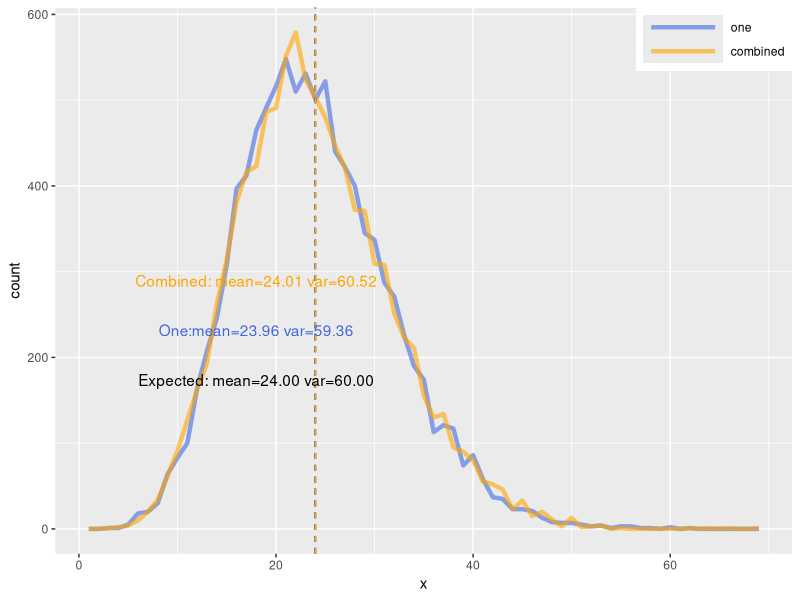
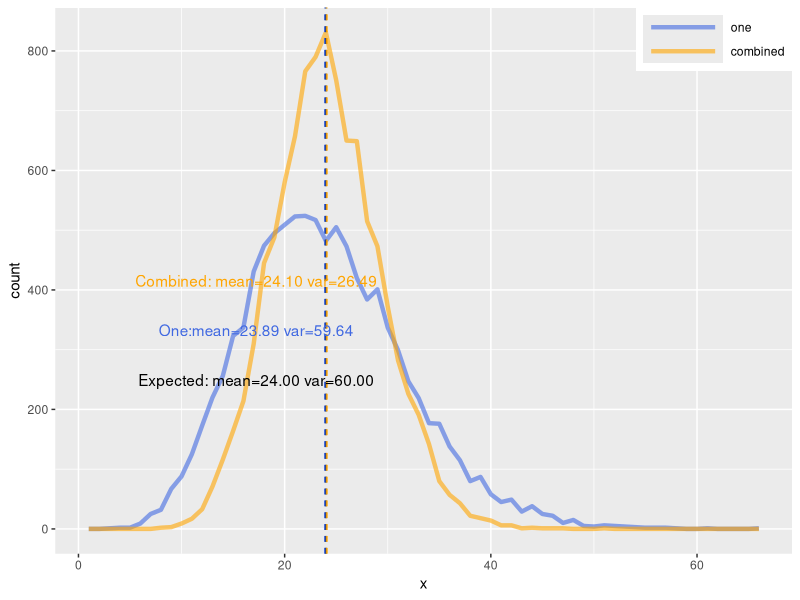
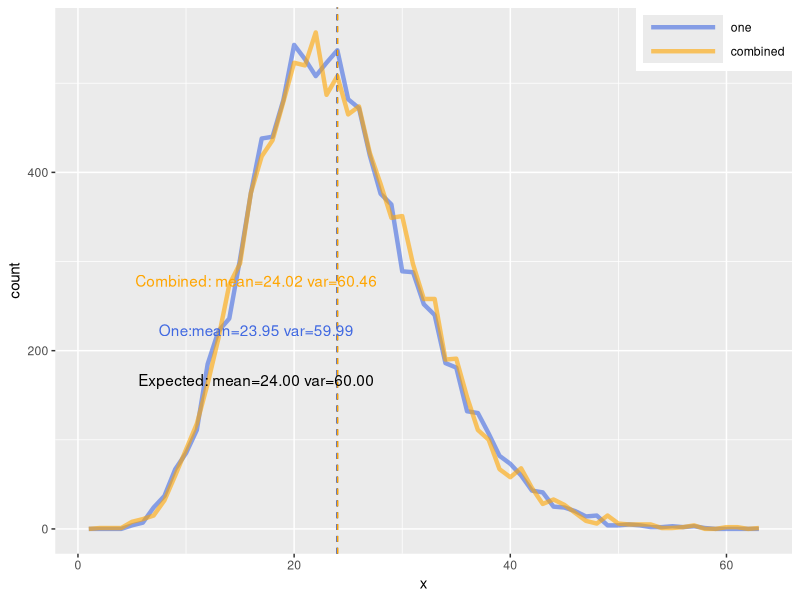
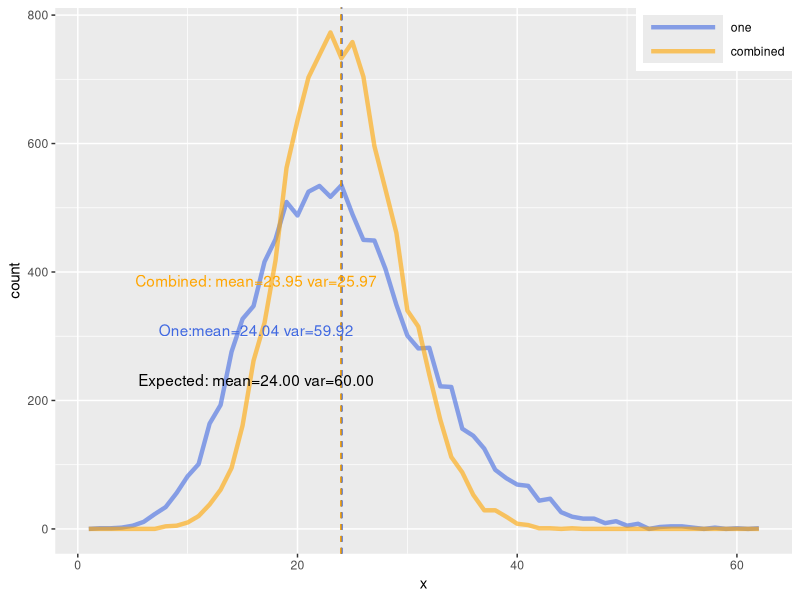

Reproduce these figures in R, in order.
## ---- chunk 1
knitr::opts_chunk$set(fig.pos = 'H')
## ---- chunk 2
library(ggplot2)
library(tibble)
library(data.table)
library(purrr)
library(reshape2)
library(stringr)

## Cited from
## https://keachmurakami.github.io/2016/10/04/Eqnknitr.html
EqnNum_count <- 0
head <- "式"

EqnNum <- function(head){
    EqnNum_count <<- EqnNum_count + 1
    return(paste0(head, EqnNum_count))
}

## https://stackoverflow.com/questions/38861041/knitr-rmarkdown-latex-how-to-cross-reference-figures-and-tables
## ---- chunk 3
scale_negative_binomial <- function(n_sample, nb_size, nb_prob, divider, is_size_divided) {
    if (is_size_divided) {
        rowSums(replicate(divider, rnbinom(n=n_sample, size=nb_size/divider, prob=nb_prob)))
    } else {
        ## Convert a prob of negative binomial distributions
        ## to a theta of Gamma (of not NB) distributions
        ## theta : scale parameter, beta : rate parameter of Gamma distributions
        theta_gamma <- (1 - nb_prob) / nb_prob
        scaled_prob <- 1 / (1 + theta_gamma / divider)
        rowSums(replicate(divider, rnbinom(n=n_sample, size=nb_size, prob=scaled_prob)))
    }
}

scale_gamma_poisson <- function(n_sample, nb_size, nb_prob, divider, is_size_divided) {
    gamma_shape <- nb_size
    gamma_rate <- nb_prob / (1 - nb_prob)
    gamma_scale <- 1 / gamma_rate

    gamma_poisson <- function(n, shape, scale) {
        purrr::map_dbl(rgamma(n=n, shape=shape, scale=scale), function(x) { rpois(n=1, x) })
    }

    if (is_size_divided) {
        rowSums(replicate(divider, gamma_poisson(n=n_sample, shape=gamma_shape/divider, scale=gamma_scale)))
    } else {
        rowSums(replicate(divider, gamma_poisson(n=n_sample, shape=gamma_shape, scale=gamma_scale/divider)))
    }
}

scale_gamma <- function(n_sample, gamma_shape, gamma_scale, divider, is_size_divided) {
    if (is_size_divided) {
        rowSums(replicate(divider, rgamma(n_sample, shape=gamma_shape/divider, scale=gamma_scale)))
    } else {
        rowSums(replicate(divider, rgamma(n_sample, shape=gamma_shape, scale=gamma_scale/divider)))
    }
}

make_mean_var_label <- function(name, mu, sigma2) {
    paste0(name, 'mean=', sprintf('%3.2f', mu),' var=', sprintf('%3.2f', sigma2))
}

analyze_distributions <- function(nb_size, nb_prob, gamma_shape, gamma_scale, dist_name, y_one, y_combined) {
    if (dist_name== 'gamma') {
        expected_mean <- gamma_shape * gamma_scale
        expected_var <- gamma_shape * gamma_scale * gamma_scale
    } else {
        expected_mean <- nb_size * (1 - nb_prob) / nb_prob
        expected_var <- expected_mean / nb_prob
    }

    actual_one_mean <- mean(y_one)
    actual_one_var <- var(y_one)
    actual_combined_mean <- mean(y_combined)
    actual_combined_var <- var(y_combined)

    expected_label <- make_mean_var_label('Expected: ', expected_mean, expected_var)
    actual_one_label <- make_mean_var_label('One:', actual_one_mean, actual_one_var)
    actual_combined_label <- make_mean_var_label('Combined: ', actual_combined_mean, actual_combined_var)

    table_one <- tabulate(y_one)
    table_combined <- tabulate(y_combined)
    max_count <- max(length(table_one), length(table_combined))
    table_one <- append(table_one, rep(0, max_count - length(table_one)))
    table_combined <- append(table_combined, rep(0, max_count - length(table_combined)))

    df <- tibble(one=table_one, combined=table_combined)
    df$x <- 1:NROW(df)
    df <- melt(df, c('x'), value.name='count')
    list(df=df,
         expected_mean=expected_mean,
         expected_var=expected_var,
         expected_label=expected_label,
         actual_one_mean=actual_one_mean,
         actual_one_var=actual_one_var,
         actual_one_label=actual_one_label,
         actual_combined_mean=actual_combined_mean,
         actual_combined_var=actual_combined_var,
         actual_combined_label=actual_combined_label)
}

draw_distributions <- function(n_sample, nb_size, nb_prob, divider, is_size_divided, dist_name) {
    gamma_shape <- nb_size
    gamma_scale <- 1.0 / (1.0 / nb_prob - 1.0)
    base_color <- 'black'
    chart_colors <- c('royalblue', 'orange')

    if (is_size_divided) {
        chart_suffix <- 'alpha divided'
    } else {
        chart_suffix <- 'theta divided'
    }

    if (dist_name == 'nb') {
        y_one <- rnbinom(n=n_sample, size=nb_size, prob=nb_prob)
        y_combined <- scale_negative_binomial(n_sample, nb_size, nb_prob, divider, is_size_divided)
        chart_title <- paste('size =', nb_size, 'prob =', nb_prob, 'divider =', divider, chart_suffix)
    } else if (dist_name == 'gp') {
        y_one <- scale_negative_binomial(n_sample, nb_size, nb_prob, 1, is_size_divided)
        y_combined <- scale_negative_binomial(n_sample, nb_size, nb_prob, divider, is_size_divided)
        chart_title <- paste('size =', nb_size, 'prob =', nb_prob, 'divider =', divider, chart_suffix)
    } else if (dist_name == 'gamma') {
        y_one <- rgamma(n_sample, shape=gamma_shape, scale=gamma_scale)
        y_combined <- scale_gamma(n_sample, gamma_shape, gamma_scale, divider, is_size_divided)
        chart_title <- paste('shape =', gamma_shape, 'scale =', sprintf('%3.2f', gamma_scale), 'divider =', divider, chart_suffix)
    }

    result <- analyze_distributions(nb_size, nb_prob, gamma_shape, gamma_scale, dist_name, y_one, y_combined)

    df <- result$df
    range_x <- range(df$x)
    x_min <- range_x[1]
    x_position <- (range_x[2] - x_min) * 0.25 + x_min
    range_y <- range(df$count)
    y_min <- range_y[1]
    y_range <- range_y[2] - y_min

    add_label <- function(g, y_relative_pos, label, color) {
        g + annotate('text', x=x_position, y=y_min + y_range * y_relative_pos,
                     label=label, color=color)
    }

    g <- ggplot(df, aes(x=x, y=count, color=variable))
    g <- g + geom_line(position = 'identity', size=1.5, alpha=0.6)
    g <- g + scale_color_manual(values=chart_colors)
    g <- g + geom_vline(xintercept=result$expected_mean, color=base_color, linetype='dashed')
    g <- g + geom_vline(xintercept=result$actual_one_mean, color=chart_colors[1], linetype='dashed')
    g <- g + geom_vline(xintercept=result$actual_combined_mean, color=chart_colors[2], linetype='dashed')
    g <- add_label(g, 0.3, result$expected_label, base_color)
    g <- add_label(g, 0.4, result$actual_one_label, chart_colors[1])
    g <- add_label(g, 0.5, result$actual_combined_label, chart_colors[2])
    g <- g + theme(legend.title=element_blank(),
                   legend.position = c(1.0, 1.0), legend.justification = c(1.0, 1.0),
                   legend.key.width=unit(4, "line"))
    plot(g)
}
## ---- chunk 4
get_n_sample <- function() {
    10000
}

get_nb_size <- function() {
    16
}

get_nb_prob_rnbinom <- function() {
    0.4
}

get_nb_prob_alt <- function() {
    1.0 - get_nb_prob_rnbinom()
}

get_divider <- function() {
    16
}

get_nb_label <- function(label, suffix) {
    paste0('\\label{fig:nb_', label, '}negative binomial(size=', sprintf('%3.2f', get_nb_size()), ', prob=', sprintf('%3.2f', get_nb_prob_alt()), ') ', suffix)
}

get_gp_label <- function(label, suffix) {
    shape <- get_nb_size()
    rate <- 1 / get_nb_prob_alt() - 1
    paste0('\\label{fig:gp_', label, '}Gamma poisson(shape=', sprintf('%3.2f', shape), ', rate=', sprintf('%3.2f', rate), ') ', suffix)
}
## ---- chunk 5
draw_distributions(n_sample=get_n_sample(), nb_size=get_nb_size(), nb_prob=get_nb_prob_rnbinom(), divider=get_divider(), is_size_divided=TRUE, dist_name='nb')
## ---- chunk 6
draw_distributions(n_sample=get_n_sample(), nb_size=get_nb_size(), nb_prob=get_nb_prob_rnbinom(), divider=get_divider(), is_size_divided=FALSE, dist_name='nb')
## ---- chunk 7
draw_distributions(n_sample=get_n_sample(), nb_size=get_nb_size(), nb_prob=get_nb_prob_rnbinom(), divider=get_divider(), is_size_divided=TRUE, dist_name='gp')
## ---- chunk 8
draw_distributions(n_sample=get_n_sample(), nb_size=get_nb_size(), nb_prob=get_nb_prob_rnbinom(), divider=get_divider(), is_size_divided=FALSE, dist_name='gp')
